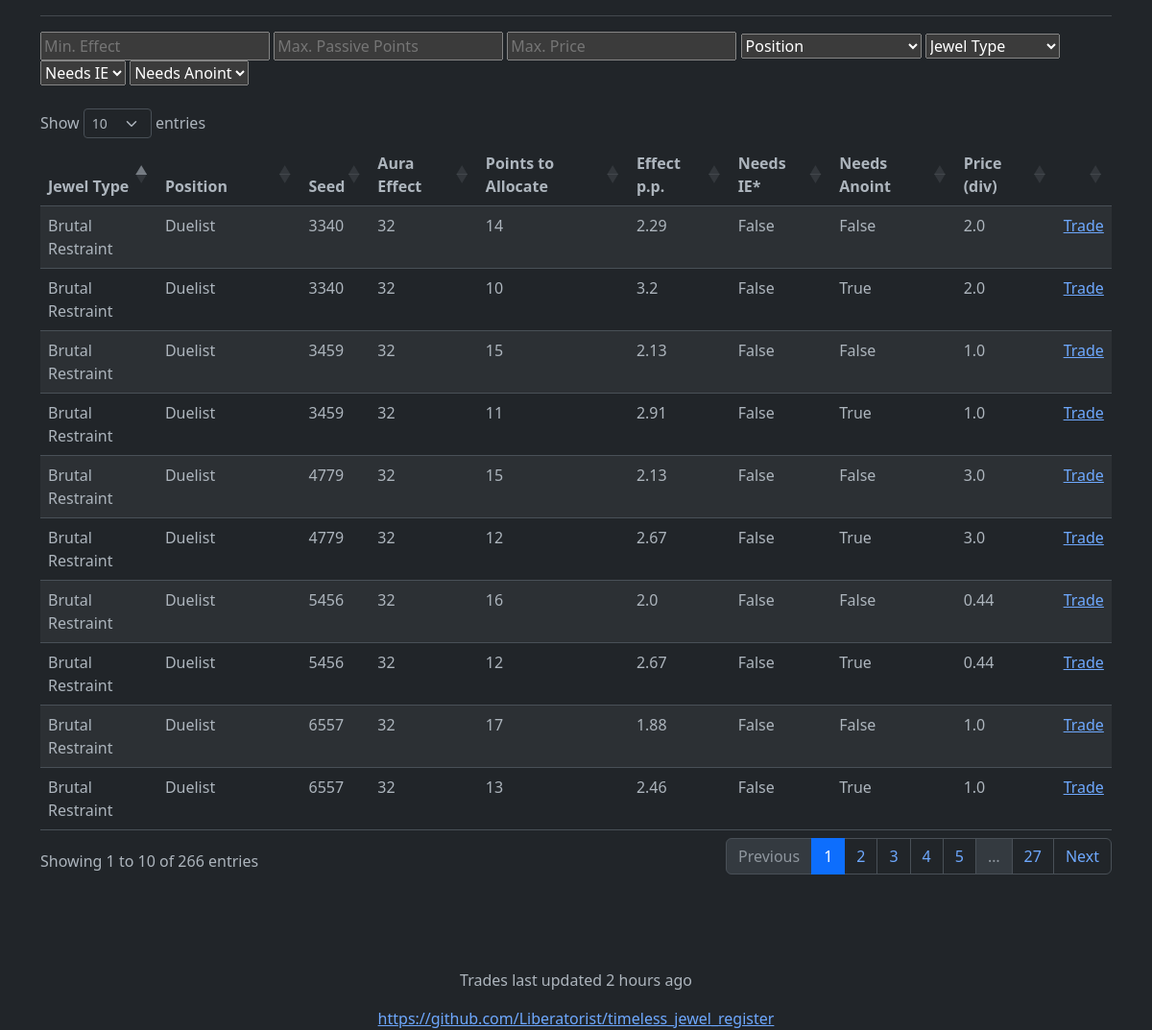
Before: / with the older database file.
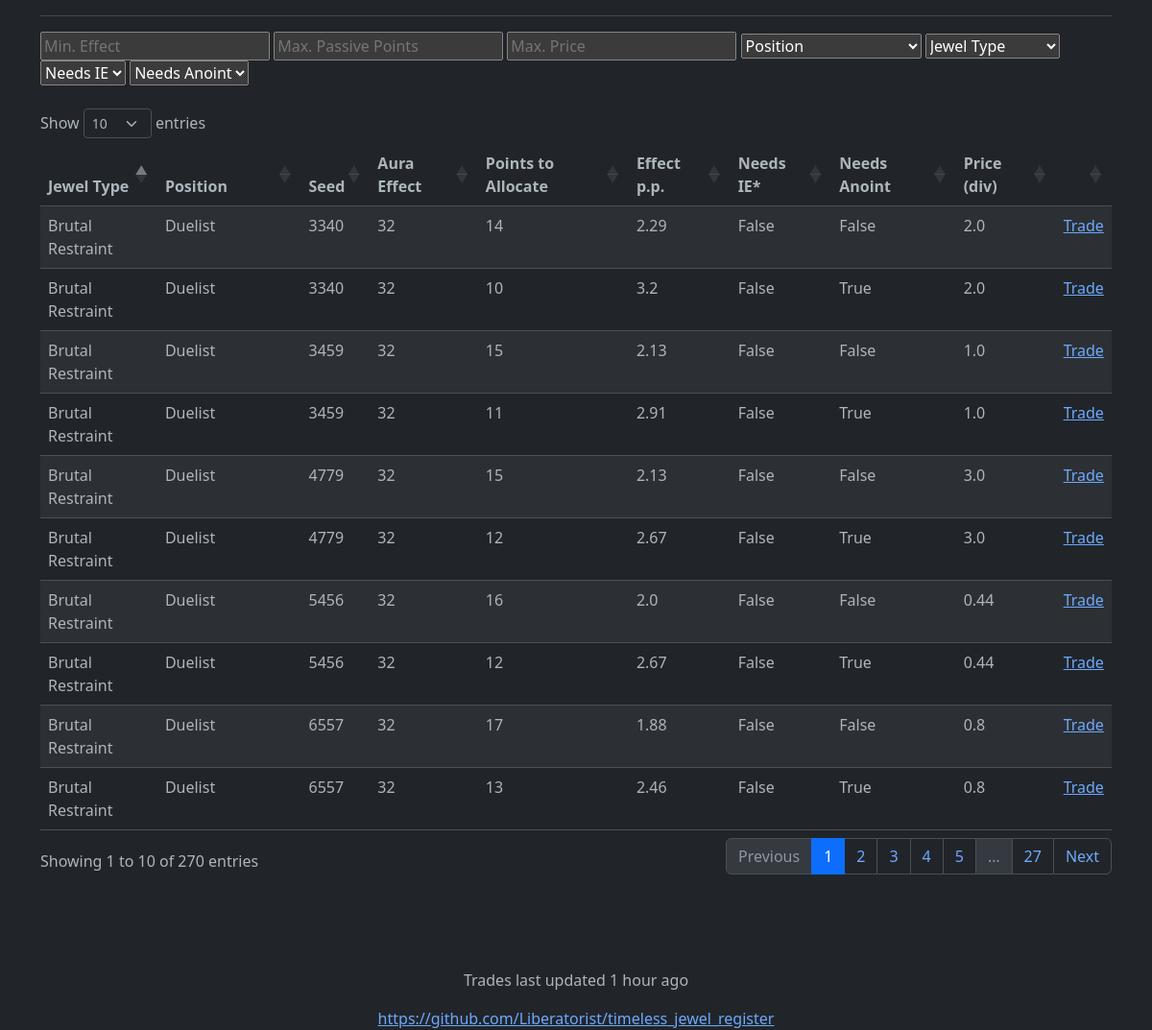
After: the same page with the newer database file.
### tables this page shows
CREATE TABLE JEWEL (
                id INTEGER NOT NULL PRIMARY KEY AUTOINCREMENT,
                seed INTEGER NOT NULL,
                type TEXT NOT NULL,
                version TEXT,
                position TEXT NOT NULL,
                effect INTEGER NOT NULL,
                points_base INTEGER,
                points_to_jewel INTEGER,
                points_w_anoint INTEGER,
                points_w_ie INTEGER,
                url_hash TEXT,
                last_queried TEXT,
                price REAL
            );

### main.py (the view)
@app.route('/')
def endpoint():
    return render_template("basic_table.html", table=get_all_jewels(), last_update=get_last_update())

### main.py (called while the page is built)
def get_human_readable_time_diff(last_date):
    diff = (datetime.utcnow() - datetime.strptime(last_date, '%Y-%m-%d %H:%M:%S.%f')).seconds
    if (seconds := diff) < 60:
        return f"{seconds} second{'s' if seconds > 1 else ''} ago"
    elif (minutes := round(diff / 60)) < 60:
        return f"{minutes} minute{'s' if minutes > 1 else ''} ago"
    elif (hours := round(minutes / 60)) < 24:
        return f"{hours} hour{'s' if hours > 1 else ''} ago"
    days = round(hours / 24)
    return f"{days} day{'s' if round(days) > 1 else ''} ago"

def get_last_update():
    con = sl.connect('jewels.db')
    with con:
        for update in con.execute("SELECT time FROM LAST_UPDATE"):
            return get_human_readable_time_diff(update[0])

def get_all_jewels():
    jewels = []
    con = sl.connect('jewels.db')
    with con:
        for jewel_data in con.execute("SELECT * FROM JEWEL"):
            jewel = Jewel(*jewel_data)
            base = [jewel.type, jewel.position, jewel.seed, jewel.effect, jewel.url_hash,
                    jewel.last_queried, jewel.price, jewel.points_to_jewel]
            if jewel.points_base:
                jewels.append(JewelOut(*base, jewel.points_base, False, False))
            if jewel.points_w_ie:
                jewels.append(JewelOut(*base, jewel.points_w_ie, True, False))
            if jewel.points_w_anoint:
                jewels.append(JewelOut(*base, jewel.points_w_anoint, False, True))
    return jewels

### templates/basic_table.html (shortened to what this page needs)
{% extends "base.html" %}
{% block content %}
  <input type="search" id="min_effect" name="min_effect" placeholder="Min. Effect">
  <input type="search" id="max_points" name="max_points" placeholder="Max. Passive Points">
  <input type="search" id="max_price" name="max_price" placeholder="Max. Price">
  <select id="position" name="position">
        <option value="none" selected disabled hidden>Position</option>
  </select>
  <select id="jewel" name="jewel">
        <option value="none" selected disabled hidden>Jewel Type</option>
  </select>
  <select id="ie" name="ie">
        <option value="none" selected disabled hidden>Needs IE</option>
  </select>
  <select id="anoint" name="anoint">
        <option value="none" selected disabled hidden>Needs Anoint</option>
  </select>
<br><br>
<table id="data" class="table table-striped" style="width:100%">
    <thead>
      <tr>
        <th>Jewel Type</th>
        <th>Position</th>
        <th>Seed</th>
        <th>Aura Effect</th>
        <th>Points to Allocate</th>
        <th>Effect p.p.</th>
        <th>Needs IE*</th>
        <th>Needs Anoint</th>
        <th>Price (div)</th>
        <th></th>
      </tr>
    </thead>
    <tbody>
      {% for jewel in table %}
        <tr>
          <td>{{ jewel.type }}</td>
          <td>{{ jewel.position }}</td>
          <td>{{ jewel.seed }}</td>
          <td>{{ jewel.effect }}</td>
          <td>{{ jewel.total_points }}</td>
          <td>{{ jewel.effect_pp }}</td>
          <td>{{ jewel.ie }}</td>
          <td>{{ jewel.anoint }}</td>
          <td>{{ jewel.price }}</td>
          <td><a href="{{ jewel.url }}"> Trade </a></td>
        </tr>
      {% endfor %}
    </tbody>
</table>
{% endblock %}

### templates/base.html (shortened to what this page needs)
<!doctype html>
<html  lang="en" data-bs-theme="dark">
  <head>
    <link href="https://cdn.jsdelivr.net/npm/bootstrap@5.3.0-alpha3/dist/css/bootstrap.min.css" rel="stylesheet">
    <link rel="stylesheet" type="text/css" href="https://cdn.datatables.net/1.10.25/css/dataTables.bootstrap5.css">
  </head>
  <body>
    <div class="container">
      <h1>{{ title }}</h1>
      <hr>
      {% block content %}{% endblock %}
    </div>
  </body>
  <br><br><br><br>
  <footer style="text-align: center">
        <p> Trades last updated {{last_update}} </p>
    <a href="https://github.com/Liberatorist/timeless_jewel_register"> https://github.com/Liberatorist/timeless_jewel_register </a>
  </footer>
</html>

Changed rows visible on the page:
changed JEWEL (number 5 of 5 on the later page): price "1.0" → "0.8"
Other visible differences:
text written by a page script: "Show entries Showing 1 to 10 of 266 entries Previous 1 2 3 4 5 … 27 Next" → "Show entries Showing 1 to 10 of 270 entries Previous 1 2 3 4 5 … 27 Next"
{{ last_update }}: "2 hours ago" → "1 hour ago"
